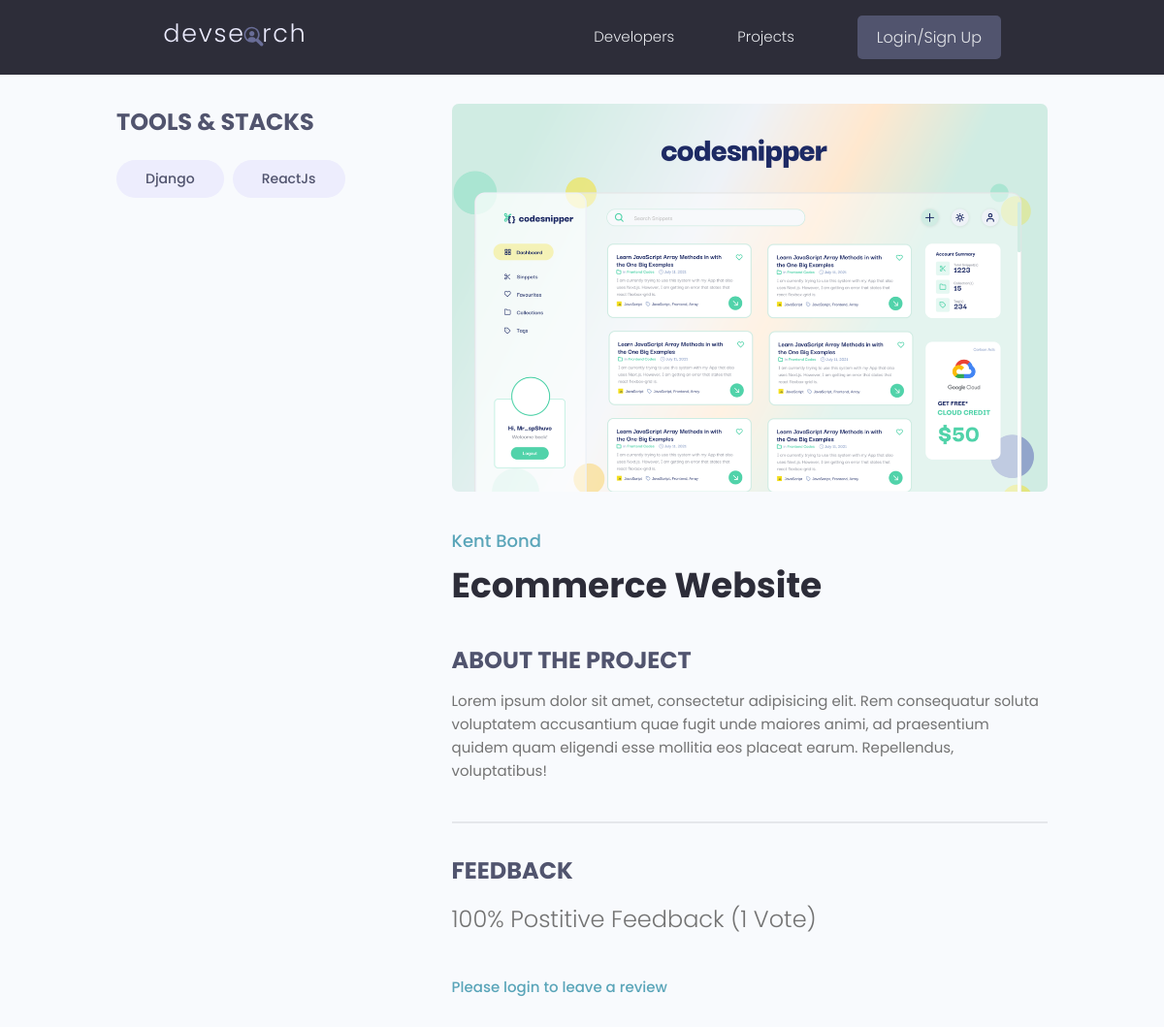
Before: /projects/project/3b88d266-8ebb-46ab-83c5-613b9a89dd50 with the older database file.
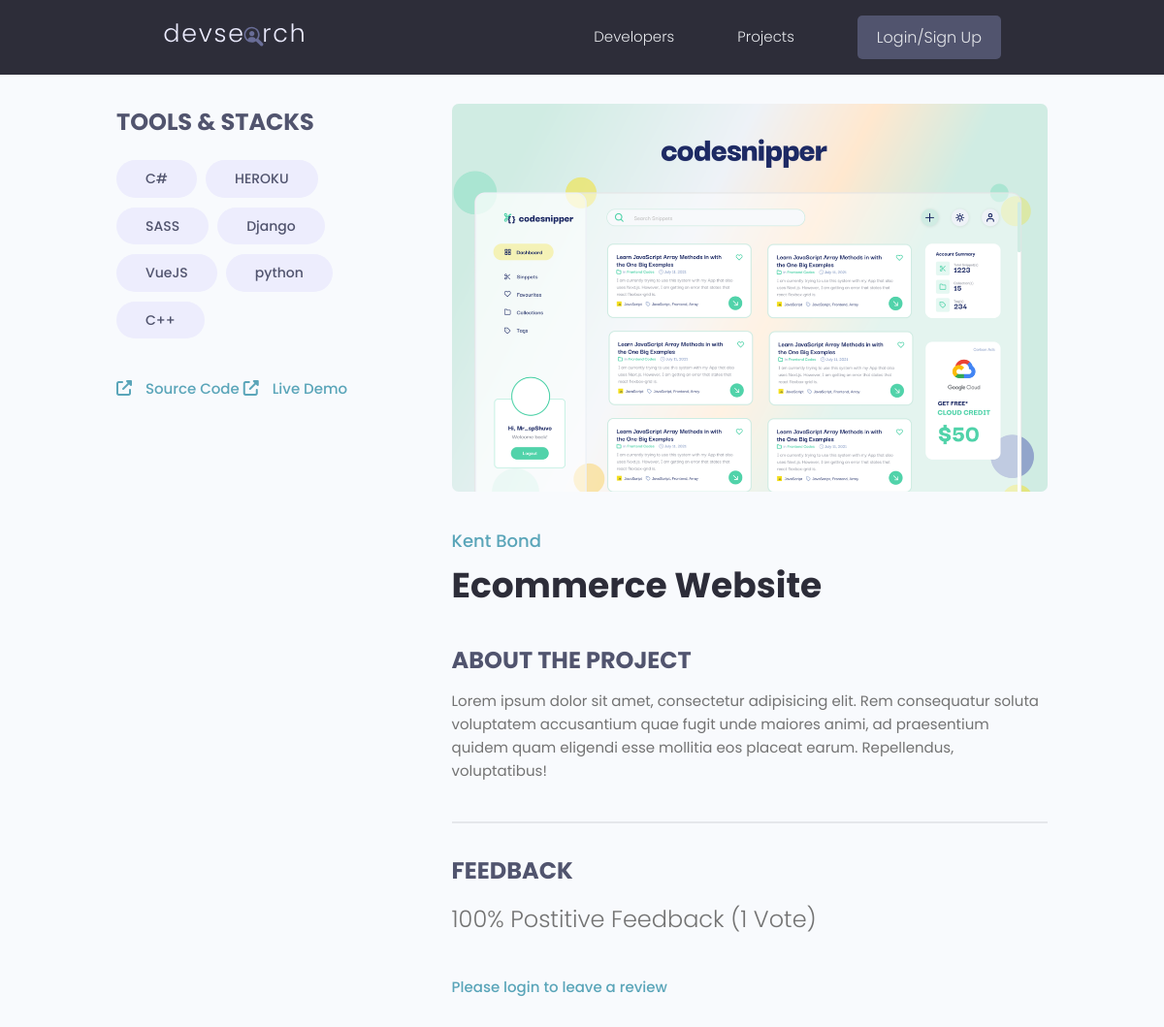
After: the same page with the newer database file.
### projects/models.py (models this page shows)
class Tag(models.Model):
    id = models.UUIDField(default=uuid.uuid4, unique=True,
                          primary_key=True, editable=False)
    name = models.CharField(max_length=200)
    created = models.DateTimeField(auto_now_add=True)
    def __str__(self):
        return self.name

### projects/views.py (the view, shortened to what this page needs)
# urls.py: path('project/<str:pk>', views.project, name='project'),
def project(request, pk):
    projectObj = Project.objects.get(id=pk)
    form = ReviewForm()
    tags = projectObj.tags.all()
    context = {'project': projectObj, 'tags': tags, 'form': form}
    return render(request, "projects/single-project.html", context)

### projects/models.py (called while the page is built)
    @property
    def imageURL(self):
        try:
            url = self.featured_image.url
        except:
            url = ''
        return url

    @property
    def reviewers(self):
        queryset = self.review_set.all().values_list('owner__id', flat=True)
        return queryset

### projects/templates/projects/single-project.html (shortened to what this page needs)
{% extends 'main.html' %}
{% block content %}
<main class="singleProject my-md">
    <div class="container">
        <div class="layout">
            <div class="column column--1of3">
                <h3 class="singleProject__subtitle">Tools & Stacks</h3>
                <div class="singleProject__toolStack">
                    {% for tag in tags %}
                    <span class="tag tag--pill tag--sub tag--lg">
                        <small>{{tag}}</small>
                    </span>
                    {% endfor %}
                </div>
                {% if project.source_link %}
                <a class="singleProject__liveLink" href="{{project.source_link}}" target="_blank">
                    <i class="fa-solid fa-up-right-from-square"></i>
                    Source Code
                </a>
                {% endif %}
                {% if project.demo_link %}
                <a class="singleProject__liveLink" href="{{project.demo_link}}" target="_blank">
                    <i class="fa-solid fa-up-right-from-square"></i>
                    Live Demo
                </a>
                {% endif %}
            </div>
            <div class="column column--2of3">
                <img class="singleProject__preview" src="{{ project.imageURL}}" alt="{{project.title|lower|slugify}}" />
                <a href="{% url 'user-profile' project.owner.id %}" class="singleProject__developer">
                    {{ project.owner.name }}
                </a>
                <h2 class="singleProject__title">{{project.title}}</h2>
                <h3 class="singleProject__subtitle">About the Project</h3>
                <div class="singleProject__info">
                    {{project.description}}
                </div>
                <div class="comments">
                    <h3 class="singleProject__subtitle">Feedback</h3>
                    <h5 class="project--rating">
                        {{project.vote_ratio}}% Postitive Feedback ({{project.vote_total}}
                        Vote{{project.vote_total|pluralize:"s"}})
                    </h5>
                    {% if request.user.profile.id in project.reviewers %}
                    <p>You have already submitted your review for this project. </p>
                    {% elif request.user.profile == project.owner %}
                    <p>You cannot review your own work.</p>
                    {% else %}
                    <a href="{% url 'login'%}?next={{request.path}}">Please login to leave a review</a>
                    {% endif %}
                </div>
            </div>
        </div>
    </div>
</main>
{% endblock %}

Changed rows visible on the page:
no longer on this page (row unchanged): Tag: name "ReactJs"
added Tag: name "C#"
added Tag: name "HEROKU"
added Tag: name "SASS"
added Tag: name "VueJS"
added Tag: name "python"
added Tag: name "C++"
Other visible differences:
text now shown: "Source Code Live Demo"
